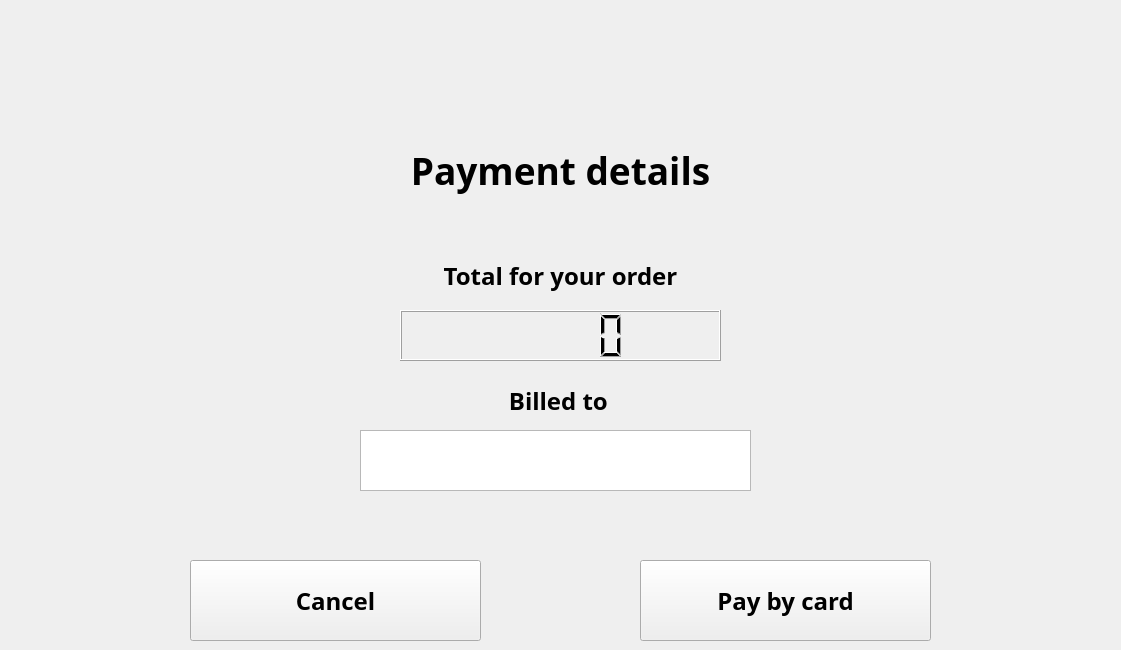
   <widget class="QWidget" name="pay_detail">
    <widget class="QLabel" name="label_26">
     <property name="geometry">
      <rect>
       <x>10</x>
       <y>120</y>
       <width>1101</width>
       <height>101</height>
      </rect>
     </property>
     <property name="font">
      <font>
       <family>Bahnschrift SemiBold</family>
       <pointsize>28</pointsize>
       <weight>75</weight>
       <bold>true</bold>
      </font>
     </property>
     <property name="text">
      <string>Payment details</string>
     </property>
     <property name="alignment">
      <set>Qt::AlignCenter</set>
     </property>
    </widget>
    <widget class="QLabel" name="label_27">
     <property name="geometry">
      <rect>
       <x>10</x>
       <y>190</y>
       <width>1101</width>
       <height>171</height>
      </rect>
     </property>
     <property name="font">
      <font>
       <family>Bahnschrift SemiBold</family>
       <pointsize>18</pointsize>
       <weight>75</weight>
       <bold>true</bold>
      </font>
     </property>
     <property name="text">
      <string>Total for your order</string>
     </property>
     <property name="alignment">
      <set>Qt::AlignCenter</set>
     </property>
    </widget>
    <widget class="QLCDNumber" name="total_price">
     <property name="geometry">
      <rect>
       <x>400</x>
       <y>310</y>
       <width>321</width>
       <height>51</height>
      </rect>
     </property>
     <property name="frameShape">
      <enum>QFrame::Box</enum>
     </property>
    </widget>
    <widget class="QLabel" name="label_28">
     <property name="geometry">
      <rect>
       <x>11</x>
       <y>370</y>
       <width>1101</width>
       <height>61</height>
      </rect>
     </property>
     <property name="font">
      <font>
       <family>Bahnschrift SemiBold</family>
       <pointsize>18</pointsize>
       <weight>75</weight>
       <bold>true</bold>
      </font>
     </property>
     <property name="text">
      <string>Billed to </string>
     </property>
     <property name="alignment">
      <set>Qt::AlignCenter</set>
     </property>
    </widget>
    <widget class="QTextBrowser" name="user_name">
     <property name="geometry">
      <rect>
       <x>360</x>
       <y>430</y>
       <width>391</width>
       <height>61</height>
      </rect>
     </property>
     <property name="font">
      <font>
       <family>Bahnschrift SemiBold</family>
       <pointsize>18</pointsize>
       <weight>75</weight>
       <bold>true</bold>
      </font>
     </property>
    </widget>
    <widget class="QPushButton" name="to_paysu_page">
     <property name="geometry">
      <rect>
       <x>640</x>
       <y>560</y>
       <width>291</width>
       <height>81</height>
      </rect>
     </property>
     <property name="font">
      <font>
       <family>Bahnschrift SemiBold</family>
       <pointsize>18</pointsize>
       <weight>75</weight>
       <bold>true</bold>
      </font>
     </property>
     <property name="text">
      <string>Pay by card</string>
     </property>
    </widget>
    <widget class="QPushButton" name="to_comfirmorder">
     <property name="geometry">
      <rect>
       <x>190</x>
       <y>560</y>
       <width>291</width>
       <height>81</height>
      </rect>
     </property>
     <property name="font">
      <font>
       <family>Bahnschrift SemiBold</family>
       <pointsize>18</pointsize>
       <weight>75</weight>
       <bold>true</bold>
      </font>
     </property>
     <property name="text">
      <string>Cancel</string>
     </property>
    </widget>
   </widget>
